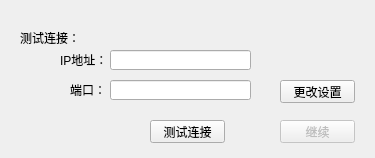
<?xml version="1.0" encoding="UTF-8"?>
<ui version="4.0">
 <class>LoginWindow</class>
 <widget class="QWidget" name="LoginWindow">
  <property name="geometry">
   <rect>
    <x>0</x>
    <y>0</y>
    <width>375</width>
    <height>158</height>
   </rect>
  </property>
  <property name="windowTitle">
   <string>Form</string>
  </property>
  <widget class="QLabel" name="label">
   <property name="geometry">
    <rect>
     <x>20</x>
     <y>30</y>
     <width>141</width>
     <height>16</height>
    </rect>
   </property>
   <property name="text">
    <string>测试连接：</string>
   </property>
  </widget>
  <widget class="QLabel" name="label_2">
   <property name="geometry">
    <rect>
     <x>60</x>
     <y>54</y>
     <width>54</width>
     <height>12</height>
    </rect>
   </property>
   <property name="text">
    <string>IP地址：</string>
   </property>
  </widget>
  <widget class="QLabel" name="label_3">
   <property name="geometry">
    <rect>
     <x>70</x>
     <y>84</y>
     <width>54</width>
     <height>12</height>
    </rect>
   </property>
   <property name="text">
    <string>端口：</string>
   </property>
  </widget>
  <widget class="QLineEdit" name="IP_lineEdit">
   <property name="geometry">
    <rect>
     <x>110</x>
     <y>50</y>
     <width>141</width>
     <height>20</height>
    </rect>
   </property>
   <property name="readOnly">
    <bool>true</bool>
   </property>
  </widget>
  <widget class="QLineEdit" name="Port_lineEdit">
   <property name="geometry">
    <rect>
     <x>110</x>
     <y>80</y>
     <width>141</width>
     <height>20</height>
    </rect>
   </property>
   <property name="readOnly">
    <bool>true</bool>
   </property>
  </widget>
  <widget class="QPushButton" name="Setting_Button">
   <property name="geometry">
    <rect>
     <x>280</x>
     <y>80</y>
     <width>75</width>
     <height>23</height>
    </rect>
   </property>
   <property name="text">
    <string>更改设置</string>
   </property>
  </widget>
  <widget class="QPushButton" name="Continue_Button">
   <property name="enabled">
    <bool>false</bool>
   </property>
   <property name="geometry">
    <rect>
     <x>280</x>
     <y>120</y>
     <width>75</width>
     <height>23</height>
    </rect>
   </property>
   <property name="text">
    <string>继续</string>
   </property>
  </widget>
  <widget class="QPushButton" name="Test_Button">
   <property name="geometry">
    <rect>
     <x>150</x>
     <y>120</y>
     <width>75</width>
     <height>23</height>
    </rect>
   </property>
   <property name="text">
    <string>测试连接</string>
   </property>
  </widget>
  <widget class="QLabel" name="label_4">
   <property name="geometry">
    <rect>
     <x>-140</x>
     <y>-70</y>
     <width>921</width>
     <height>461</height>
    </rect>
   </property>
   <property name="styleSheet">
    <string notr="true">border-image: url(:/loginbackground.jpg);</string>
   </property>
   <property name="text">
    <string/>
   </property>
  </widget>
  <zorder>label_4</zorder>
  <zorder>label</zorder>
  <zorder>label_2</zorder>
  <zorder>label_3</zorder>
  <zorder>IP_lineEdit</zorder>
  <zorder>Port_lineEdit</zorder>
  <zorder>Setting_Button</zorder>
  <zorder>Continue_Button</zorder>
  <zorder>Test_Button</zorder>
 </widget>
 <resources/>
 <connections/>
</ui>
